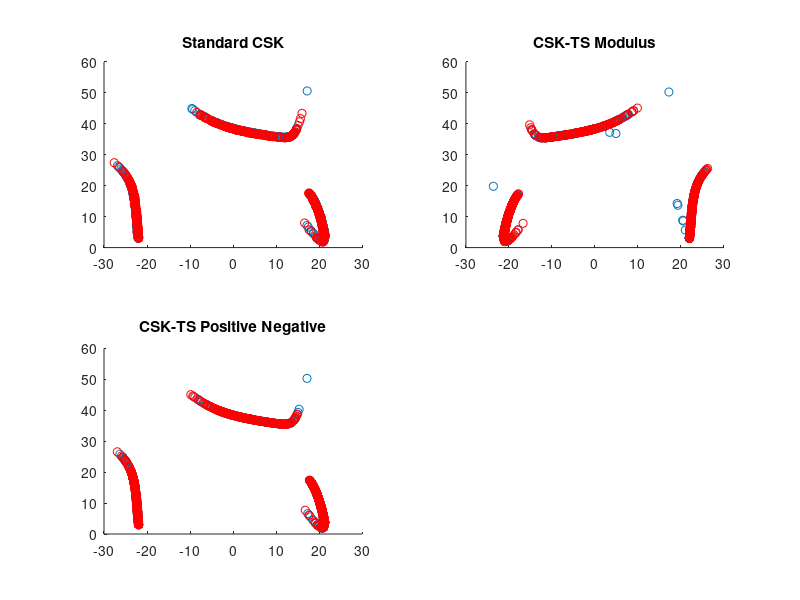

Source code (MATLAB):
S1 = load('CSK_Std_RUN_092616');
S2 = load('CSK_TS_RUN_092716');
S3 = load('CSK_TS_PM_RUN_092716');

figure
subplot(2,2,1)
scatter(S1.a0,S1.b0);
hold on;
scatter(S1.a1,S1.b1,'r');
title('Standard CSK');

subplot(2,2,2)
scatter(S2.a0,S2.b0);
hold on;
scatter(S2.a1,S2.b1,'r');
title('CSK-TS Modulus');

subplot(2,2,3)
scatter(S3.a0,S3.b0);
hold on;
scatter(S3.a1,S3.b1,'r');
title('CSK-TS Positive Negative');